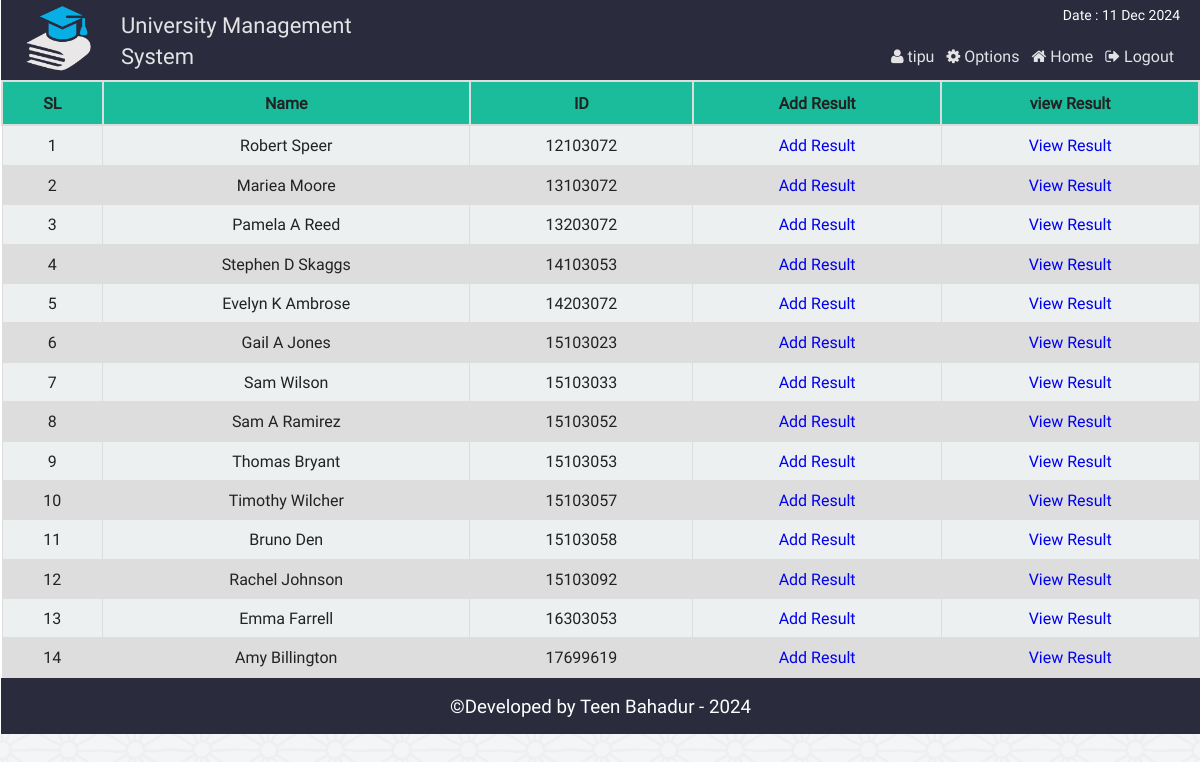
The app's page /st_result.php (signed in) with its own data.
### tables this page shows
CREATE TABLE `st_info` (
  `st_id` int(11) NOT NULL,
  `name` varchar(100) NOT NULL,
  `password` varchar(32) NOT NULL,
  `email` varchar(50) NOT NULL,
  `bday` date NOT NULL,
  `program` varchar(10) NOT NULL,
  `contact` varchar(20) NOT NULL,
  `gender` varchar(10) NOT NULL,
  `address` varchar(255) NOT NULL,
  `img` varchar(255) DEFAULT NULL
);

### php/functions.php (called while the page is built, shortened)
<?php
class login_registration_class{
	public function get_all_student(){
		global $conn;
		$sql = "select * from st_info order by st_id ASC";
		$query = $conn->query($sql);
		return $query;
	}
};
?>

### st_result.php (the view, shortened to what this page needs)
<?php
	require "php/config.php";
	require_once "php/functions.php";
	$user = new login_registration_class();
?>
<?php
include "php/headertop_admin.php";
?>
<div class="all_student fix">
		<table class="tab_one" style="text-align:center;">
			<tr>
				<th style="text-align:center;">SL</th>
				<th style="text-align:center;">Name</th>
				<th style="text-align:center;">ID</th>
				<th style="text-align:center;">Add Result</th>
				<th style="text-align:center;">view Result</th>
			</tr>
			<?php
			$i=0;
				$alluser = $user->get_all_student();
				while($rows = $alluser->fetch_assoc()){
				$i++;
		?>
			<tr>
				<td><?php echo $i;?></td>
				<td><?php echo $rows['name'];?></td>
				<td><?php echo $rows['st_id'];?></td>
				<td><a href="add_result.php?ar=<?php echo $rows['st_id']; ?>&vn=<?php echo $rows['name'];?>">Add Result</a></td>
				<td><a href="view_result.php?vr=<?php echo $rows['st_id']; ?>&vn=<?php echo $rows['name'];?>">View Result</a></td>
			</tr>
			<?php } ?>
		</table>
</div>
<?php include "php/footerbottom.php";?>

### css/main.css (style rules this page uses)
html { color: #222; font-size: 1em; line-height: 1.4; }
a { text-decoration:none; }
.fix { overflow:hidden; }
body { font-family:roboto !important; background:url(../img/ptrn.png) repeat fixed; }
.st_reg th, td { padding: 8px; }
table.tab_one { width:100%; }
table.tab_one th { background:#1abc9c; padding:10px; font-weight:bold; text-align:left; }
table.tab_one td { border:1px solid #ddd; padding:8px; }
table.tab_one td a { text-decoration:none; }
table.tab_one tr:nth-child(odd) { background:#ddd; }
table.tab_one tr:nth-child(even) { background:#ecf0f1; }
.all_student { min-height:450px; }
table.att_tab tr,td,th { border:2px solid #ddd; border-collapse:collapse; padding:8px; }

### records on screen
st_info: name "Robert Speer", st_id "12103072"
st_info: name "Mariea Moore", st_id "13103072"
st_info: name "Pamela A Reed", st_id "13203072"
st_info: name "Stephen D Skaggs", st_id "14103053"
st_info: name "Evelyn K Ambrose", st_id "14203072"
st_info: name "Gail A Jones", st_id "15103023"
st_info: name "Sam Wilson", st_id "15103033"
st_info: name "Sam A Ramirez", st_id "15103052"
st_info: name "Thomas Bryant", st_id "15103053"
st_info: name "Timothy Wilcher", st_id "15103057"
st_info: name "Bruno Den", st_id "15103058"
st_info: name "Rachel Johnson", st_id "15103092"
st_info: name "Emma Farrell", st_id "16303053"
st_info: name "Amy Billington", st_id "17699619"

### other values on screen
$admin_name "tipu"
